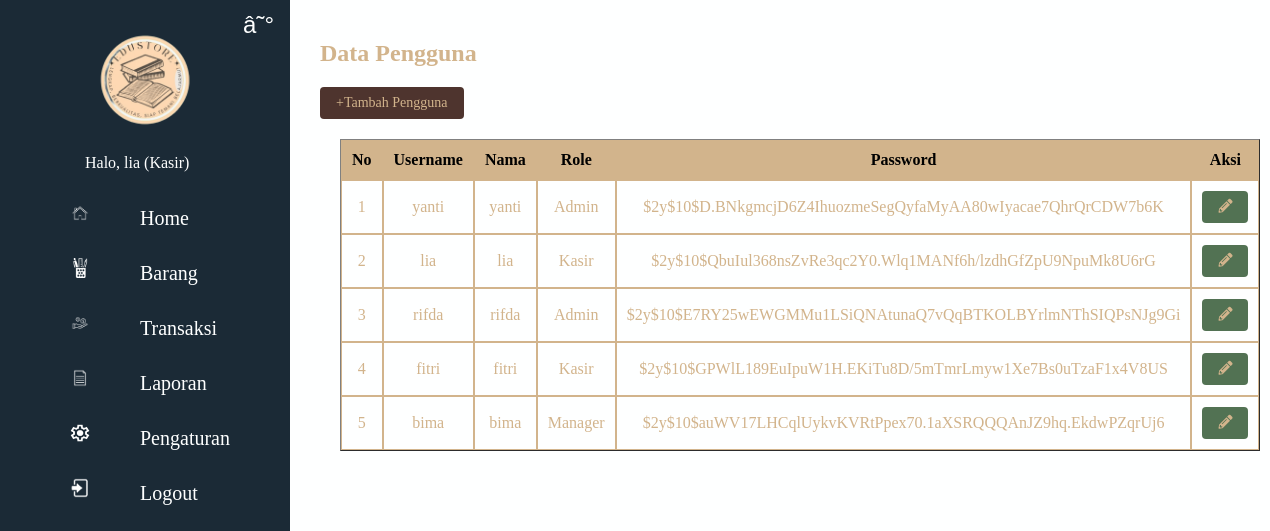
The page /pengguna/pengguna.php (signed in) on the database its author committed.
### tables this page shows
CREATE TABLE `pengguna` (
  `id_pengguna` int(11) NOT NULL,
  `nama` varchar(100) NOT NULL,
  `username` varchar(50) NOT NULL,
  `password` varchar(255) NOT NULL,
  `role` enum('Admin','Manager','Kasir') NOT NULL,
  `tanggal_ditambahkan` timestamp NOT NULL DEFAULT current_timestamp() ON UPDATE current_timestamp()
);

### pengguna/pengguna.php (the view, shortened to what this page needs)
<?php
include '../koneksi/config.php';
$query = mysqli_query($conn, "SELECT * FROM pengguna");
?>
<!DOCTYPE html>
<html lang="en">
<head>
    <link rel="stylesheet" href="../CSS/stylepengguna.css">
<link rel="stylesheet" href="https://cdnjs.cloudflare.com/ajax/libs/font-awesome/5.15.4/css/all.min.css">
</head>
<body>
<?php
    include '../sidebar/sidebar.php';
?>
<div class="container">
    <h2>Data Pengguna</h2>
    <a href="tambahpengguna.php" class="btn btn-primary">+Tambah Pengguna</a>
    <div class="table-wrapper">
        <table border="1" cellpadding="10" cellspacing="0">
            <tr>
                <th>No</th>
                <th>Username</th>
                <th>Nama</th>
                <th>Role</th>
                <th>Password</th>
                <th>Aksi</th>
            </tr>
            <?php
            $no = 1;
            while ($row = mysqli_fetch_assoc($query)) :
            ?>
            <tr>
                <td><?= $no++ ?></td>
                <td><?= htmlspecialchars($row['username']) ?></td>
                <td><?= htmlspecialchars($row['nama']) ?></td>
                <td><?= htmlspecialchars(ucfirst($row['role'])) ?></td>
                <td><?= htmlspecialchars($row['password']) ?></td>
                <td>
                   <a href="editpengguna.php?id=<?= $row['id_pengguna'] ?>" class="btn btn-warning">
    <i class="fas fa-pencil-alt"></i>
</a>
                </td>
            </tr>
            <?php endwhile; ?>
        </table>
    </div>
</div>
</body>
</html>

### CSS/stylepengguna.css (style rules this page uses)
body { background-color: #feffff; font-family: 'Times New Roman', Times, serif; margin: 0; }
.btn { display: inline-block; padding: 8px 16px; font-size: 14px; font-weight: 500; border-radius: 6px; border: none; cursor: pointer; transition: background-color 0.2s ease; }
.btn-primary { background-color: #D2B48C; color: #feffff; }
.container { margin-left: 300px; padding: 20px; }
.table-wrapper { margin-top: 20px; padding-left: 20px; padding-right: 20px; }
table { width: 100%; max-width: 1000px; font-size: 16px; }
th, td { border: 1px solid #D2B48C; padding: 10px; text-align: center; }
th { background-color: #D2B48C; font-weight: bold; }
td { color: #D2B48C; }
.container h2 { color: #D2B48C; }
a.btn { display: inline-block; padding: 8px 16px; border-radius: 4px; font-size: 14px; text-decoration: none; cursor: pointer; transition: background-color 0.2s ease; }
a.btn-primary { background-color: #4e342E; color: #D2B48C; }
a.btn-warning { background-color: #527253; color: #D2B48C; }

### rows shown on the page
pengguna: username "yanti", nama "yanti", role "Admin", password "$2y$10$D.BNkgmcjD6Z4IhuozmeSegQyfaMyAA80wIyacae7QhrQrCDW7b6K"
pengguna: username "lia", nama "lia", role "Kasir", password "$2y$10$QbuIul368nsZvRe3qc2Y0.Wlq1MANf6h/lzdhGfZpU9NpuMk8U6rG"
pengguna: username "rifda", nama "rifda", role "Admin", password "$2y$10$E7RY25wEWGMMu1LSiQNAtunaQ7vQqBTKOLBYrlmNThSIQPsNJg9Gi"
pengguna: username "fitri", nama "fitri", role "Kasir", password "$2y$10$GPWlL189EuIpuW1H.EKiTu8D/5mTmrLmyw1Xe7Bs0uTzaF1x4V8US"
pengguna: username "bima", nama "bima", role "Manager", password "$2y$10$auWV17LHCqlUykvKVRtPpex70.1aXSRQQQAnJZ9hq.EkdwPZqrUj6"

### other values the page prints
$_SESSION['nama'] "lia"
$_SESSION['role'] "Kasir"
